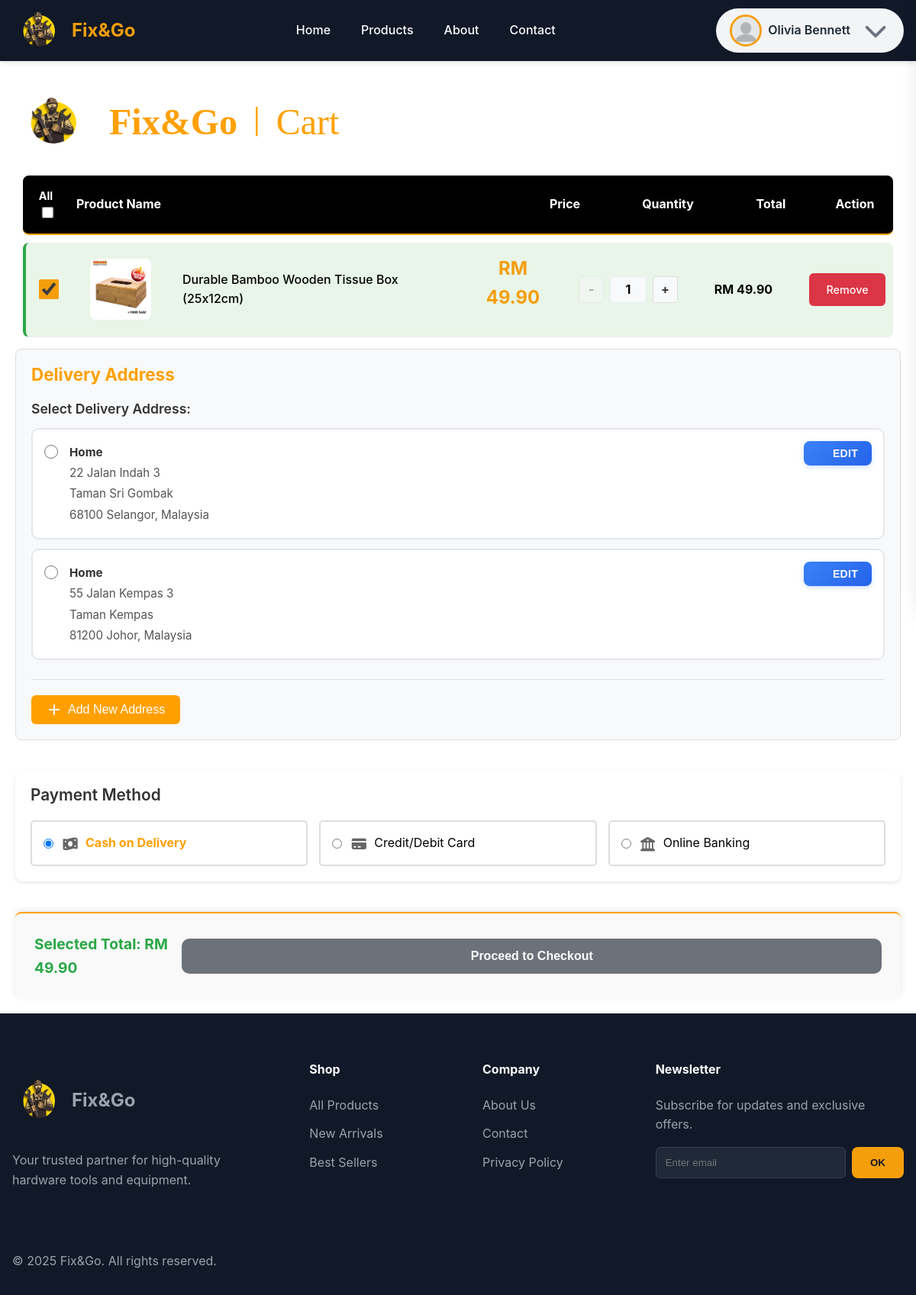
The app's page /pages/cart/cart.php (signed in) with its own data.
### tables this page shows
CREATE TABLE `cartitem` (
  `item_id` int(11) NOT NULL,
  `cart_id` int(11) NOT NULL,
  `qty` int(11) NOT NULL DEFAULT 1,
  `is_check` tinyint(1) NOT NULL DEFAULT 0,
  `is_take` tinyint(1) NOT NULL DEFAULT 0,
  `product_id` int(11) NOT NULL
);

CREATE TABLE `productvisualmedia` (
  `media_id` int(11) NOT NULL,
  `product_id` int(11) NOT NULL,
  `position` int(11) NOT NULL DEFAULT 0,
  `created_at` timestamp NOT NULL DEFAULT current_timestamp(),
  `file_path` varchar(100) NOT NULL,
  `alt` varchar(100) NOT NULL DEFAULT '',
  `is_show` tinyint(1) NOT NULL DEFAULT 1,
  `type` enum('Video','Image','Video URL','Image URL') NOT NULL
);

CREATE TABLE `product` (
  `product_id` int(11) NOT NULL,
  `product_name` varchar(500) NOT NULL,
  `stock_quantity` int(11) NOT NULL DEFAULT 0,
  `description` varchar(10000) DEFAULT NULL,
  `short_desc` varchar(500) DEFAULT NULL,
  `unit_price` decimal(10,2) NOT NULL,
  `product_point` int(11) DEFAULT 0,
  `sold_number` int(11) NOT NULL DEFAULT 0,
  `category_code` int(11) NOT NULL,
  `status` varchar(50) NOT NULL DEFAULT 'active',
  `created_at` datetime NOT NULL DEFAULT current_timestamp(),
  `isdeleted` tinyint(1) NOT NULL DEFAULT 0,
  `low_stock_threshold` int(11) DEFAULT 10
);

CREATE TABLE `address` (
  `address_id` int(11) NOT NULL,
  `address_name` varchar(20) NOT NULL DEFAULT 'Home',
  `user_id` varchar(12) NOT NULL,
  `address_one` varchar(255) NOT NULL,
  `address_two` varchar(255) DEFAULT NULL,
  `address_three` varchar(255) DEFAULT NULL,
  `state` varchar(50) NOT NULL,
  `post_code` varchar(5) NOT NULL,
  `country` varchar(40) NOT NULL DEFAULT 'Malaysia'
);

### _base.php (called while the page is built, shortened)
<?php
$rootDir = 'http://' . $_SERVER['HTTP_HOST'];
function homePageURL()
{
    global $rootDir;
    $homelink = $rootDir . "/index.php";
    if (temp('USER_ROLE') === 'Member') {
        $homelink = $rootDir . '/pages/member/memberHome.php';
    }
    return $homelink;
}
function temp($key, $value = null)
{
    if ($value !== null) {
        $_SESSION["temp_$key"] = $value;
    } else {
        $value = $_SESSION["temp_$key"] ?? null;
        return $value;
    }
}

### DAO/cart_dao.php (called while the page is built, shortened)
<?php
function getCartItems($cart_id)
{
    global $_db;
    $stmt = $_db->prepare("
        SELECT ci.*, p.product_name, p.unit_price, pvm.file_path
        FROM cartitem ci
        JOIN product p ON ci.product_id = p.product_id
        LEFT JOIN productvisualmedia pvm ON p.product_id = pvm.product_id AND pvm.is_show = 1
        WHERE ci.cart_id = ?
    ");
    $stmt->execute([$cart_id]);
    return $stmt->fetchAll();
}
function getCartByUserId($user_id)
{
    global $_db;
    $stmt = $_db->prepare("SELECT cart_id FROM cart WHERE user_id = ?");
    $stmt->execute([$user_id]);
    return $stmt->fetch();
}

### DAO/product_dao.php (called while the page is built, shortened)
<?php
function getProductByIdDao($id)
{
    global $_db;
    $stmt = $_db->prepare("SELECT
                            p.*,
                            c.category_name
                           FROM product p
                           JOIN category c ON p.category_code = c.category_code
                           WHERE p.isdeleted = 0 AND p.status = 'active' AND c.is_deleted = 0 AND p.product_id = ? ");
    $stmt->execute([$id]);
    return $stmt->fetch();
}

### DAO/profile_dao.php (called while the page is built, shortened)
<?php
function getAddressesByUserId($user_id)
{
    global $_db;
    $stmt = $_db->prepare("SELECT * FROM address WHERE user_id = ? ORDER BY address_id DESC");
    $stmt->execute([$user_id]);
    return $stmt->fetchAll();
}

### pages/cart/cart.php (the view, shortened to what this page needs)
<?php
require "../../_base.php";
include "../../_head.php";
require_once "../../DAO/cart_dao.php";
require "../../DAO/product_dao.php";
require "../../DAO/profile_dao.php";
$user_id = temp('USER_ID') ?? null;
$cart = getCartByUserId($user_id);
$cart_items = $cart ? getCartItems($cart->cart_id) : [];
$selected_total = 0;
$addresses = temp('USER_ID') ? getAddressesByUserId(temp('USER_ID')) : [];
foreach ($cart_items as $item) {
    $item->item_total = $item->unit_price * $item->qty;
    $is_check = isset($item->is_check) ? (int)$item->is_check : (int)($item->is_take ?? 0);
    if ($is_check) {
        $selected_total += $item->item_total;
    }
}
?>
<link rel="stylesheet" href="<?= $rootDir ?>/css/cart.css" />
<main class="cart-page">
    <div class="cartTitle flex align-center">
        <a href="<?= $homelink ?>" class="logo flex align-center">
            <img src="<?= $rootDir ?>/images/logo.png" alt="Logo" style="width:100px; height:120px; margin-right:10px;" />
            <span class="logo-text" style="padding:5px; font-size:2em; font-family:'Times New Roman', Times, serif; color:#FFA000;">Fix&Go</span>
        </a>
        <span style="padding:5px; font-size:2em; margin: 0 10px; color:#FFA000;">|</span>
        <span class="cart-label" style="padding:5px; font-size:3em; font-family:'Times New Roman', Times, serif; color:#FFA000;">Cart</span>
    </div>
    <div class="cart-items-container">
        <div class="cart-header flex align-center" style="background-color:black;">
            <span class="header-checkbox">
                All
                <input type="checkbox" id="select-all-checkbox" style="transform: scale(1.2); margin-right: 5px; width: 65px; " />
            </span>
            <span class="header-name">Product Name</span>
            <span class="header-price">Price</span>
            <span class="header-quantity">Quantity</span>
            <span class="header-total">Total</span>
            <span class="header-delete">Action</span>
        </div>
        <?php if (empty($cart_items)): ?>
            <div class="empty-cart">
                <i class="fa-solid fa-cart-shopping" style="font-size: 4em; color: #ccc; margin-bottom: 20px;"></i>
                <p style="font-size: 1.3em; margin-bottom: 20px; color: #6c757d;">Your cart is empty</p>
                <a href="../product-list.php" class="btn" style="background: #FFA000; color: white; padding: 12px 30px; text-decoration: none; border-radius: 6px; font-size: 1.1em; transition: all 0.3s ease;">
                    <i class="fa-solid fa-bag-shopping"></i> Continue Shopping
                </a>
            </div>
        <?php else: ?>
            <?php foreach ($cart_items as $item):
                $product_details = getProductByIdDao($item->product_id);
                $description = $product_details ? ($product_details->description ?? 'No description available.') : 'No description available.';
                $short_description = $product_details ? ($product_details->short_desc ?? '') : '';
            ?>
                <?php
                $is_check = isset($item->is_check) ? (int)$item->is_check : (int)($item->is_take ?? 0);
                ?>
                <div class="cart-item flex align-center <?= $is_check ? 'item-selected' : '' ?>"
                    data-item-id="<?= $item->item_id ?>"
                    data-price="<?= $item->unit_price ?>">
                    <div class="item-checkbox-container">
                        <input type="checkbox"
                            class="item-checkbox is-take-checkbox"
                            data-item-id="<?= $item->item_id ?>"
                            data-is-check="<?= $is_check ?>"
                            <?= $is_check ? 'checked' : '' ?> />
                    </div>
                    <img src="<?= $rootDir ?>/<?= htmlspecialchars($item->file_path) ?>"
                        alt="<?= htmlspecialchars($item->product_name) ?>"
                        class="product-image clickable-image"
                        data-product-id="<?= $item->product_id ?>"
                        data-product-name="<?= htmlspecialchars($item->product_name) ?>"
                        data-product-price="RM <?= number_format($item->unit_price, 2) ?>"
                        data-product-description="<?= htmlspecialchars($description) ?>"
                        data-product-short-desc="<?= htmlspecialchars($short_description) ?>"
                        title="Click to view details" />
                    <span class="product-name"><?= htmlspecialchars($item->product_name) ?></span>
                    <span class="product-price">RM <?= number_format($item->unit_price, 2) ?></span>
                    <div class="quantity-control">
                        <a href="javascript:void(0)" class="qty-btn minus <?= $item->qty <= 1 ? 'disabled' : '' ?>">-</a>
                        <span class="product-quantity-display"><?= $item->qty ?></span>
                        <a href="javascript:void(0)" class="qty-btn plus <?= $item->stock_quantity >= 999 ? 'disabled' : '' ?>">+</a>
                    </div>
                    <span class="product-total">RM <?= number_format($item->item_total, 2) ?></span>
                    <a href="javascript:void(0)"
                        class="delete-btn"
                        data-item-id="<?= $item->item_id ?>">
                        Remove
                    </a>
                </div>
            <?php endforeach; ?>
        <?php endif; ?>
    </div>
    <?php if (!empty($cart_items)): ?>
        <?php if ($user_id): ?>
            <div class="cart-address-section">
                <h3 class="section-title">Delivery Address</h3>
                <?php if (!empty($addresses)): ?>
                    <div class="address-list">
                        <h4>Select Delivery Address:</h4>
                        <div class="address-options">
                            <?php foreach ($addresses as $address): ?>
                                <div class="address-option" data-address-id="<?= $address->address_id ?>">
                                    <input type="radio"
                                        class="address-radio"
                                        id="address-<?= $address->address_id ?>"
                                        name="selected_address"
                                        value="<?= $address->address_id ?>"
                                        data-address-id="<?= $address->address_id ?>">
                                    <label for="address-<?= $address->address_id ?>" class="address-label">
                                        <div class="address-details">
                                            <p class="address-line"><strong><?= htmlspecialchars($address->address_name ?? $address->address_one) ?></strong></p>
                                            <p class="address-line"><?= htmlspecialchars($address->address_one) ?></p>
                                            <?php if ($address->address_two): ?>
                                                <p class="address-line"><?= htmlspecialchars($address->address_two) ?></p>
                                            <?php endif; ?>
                                            <p class="address-line"><?= htmlspecialchars($address->post_code) ?> <?= htmlspecialchars($address->state) ?>, <?= htmlspecialchars($address->country) ?></p>
                                        </div>
                                    </label>
                                    <div class="address-actions">
                                        <button type="button" class="btn-edit edit-address-btn"
                                            data-address-id="<?= $address->address_id ?>"
                                            data-address-name="<?= htmlspecialchars($address->address_name) ?>"
                                            data-address-one="<?= htmlspecialchars($address->address_one) ?>"
                                            data-address-two="<?= htmlspecialchars($address->address_two) ?>"
                                            data-address-three="<?= htmlspecialchars($address->address_three) ?>"
                                            data-state="<?= htmlspecialchars($address->state) ?>"
                                            data-post-code="<?= htmlspecialchars($address->post_code) ?>"
                                            data-country="<?= htmlspecialchars($address->country) ?>">
                                            Edit
                                        </button>
                                    </div>
                                </div>
                            <?php endforeach; ?>
                        </div>
                    </div>
                <?php endif; ?>
                <div class="add-new-address">
                    <button class="btn-toggle-form" id="toggleAddressForm">
                        <i class="fa-solid fa-plus"></i> Add New Address
                    </button>
                </div>
            </div>
        <?php endif; ?>
        <div class="payment-method-section">
            <h3>Payment Method</h3>
            <div class="payment-options">
                <label class="payment-option">
                    <input type="radio" name="payment_method" value="Cash" checked>
                    <i class="fa-solid fa-money-bill-wave"></i>
                    <span>Cash on Delivery</span>
                </label>
                <label class="payment-option">
                    <input type="radio" name="payment_method" value="Credit/Debit Card">
                    <i class="fa-solid fa-credit-card"></i>
                    <span>Credit/Debit Card</span>
                </label>
                <label class="payment-option">
                    <input type="radio" name="payment_method" value="Online Banking">
                    <i class="fa-solid fa-university"></i>
                    <span>Online Banking</span>
                </label>
            </div>
        </div>
        <div class="cart-footer">
            <div class="total-section">
                <span class="selected-total-label">Selected Total: RM <span id="selected-total"><?= number_format($selected_total, 2) ?></span></span>
            </div>
            <button id="btnCheckout" type="button" onclick="proceedToCheckout()">Proceed to Checkout</button>
        </div>
    <?php endif; ?>
</main>
<?php include "../../_foot.php"; ?>

### css/style.css (style rules this page uses)
:root { --primary-color: #f59e0b; --primary-hover: #d97706; --primary-dark: #000a2e; --bg-dark: #111827; --bg-card: #f3f4f6; --text-light: #f9fafb; --text-color: #1f2937; --text-muted: #6b7280; --border-color: #ddd; --error-color: #e74c3c; --success-color: #2ecc71; --spacing-unit: 1rem; --container-width: 1500px; --header-height: 80px; }
* { box-sizing: border-box; margin: 0; padding: 0; }
body { font-family: "Inter", -apple-system, BlinkMacSystemFont, "Segoe UI", Roboto, Oxygen, Ubuntu, Cantarell, "Open Sans", "Helvetica Neue", sans-serif; line-height: 1.6; color: var(--text-dark); background-color: #ffffff; }
.flex { display: flex; align-items: center; }
h1, h2, h3, h4 { line-height: 1.2; margin-bottom: 1rem; }
h3 { font-size: 1.5rem; font-weight: 600; }
p { margin-bottom: 1rem; }
.logo { font-size: 1.5rem; font-weight: 700; color: var(--primary-color); text-decoration: none; display: flex; align-items: center; gap: 0.5rem; }
.product-image { height: 250px; background-color: #f3f4f6; display: flex; align-items: center; justify-content: center; position: relative; }
.product-price { font-size: 1.5rem; font-weight: 700; color: var(--primary-color); margin-bottom: 1rem; }
.cart-header { padding: 1.5rem; background: var(--bg-dark); color: white; display: flex; justify-content: space-between; align-items: center; }
.cart-item { display: flex; gap: 1rem; padding: 1rem 0; border-bottom: 1px solid #eee; align-items: center; }
.cart-item img { width: 60px; height: 60px; object-fit: cover; border-radius: 8px; }
.cart-footer { padding: 1.5rem; border-top: 1px solid #e6e6e8; background: white; color: #111827; box-shadow: 0 -6px 18px rgba(0, 0, 0, 0.06); position: sticky; bottom: 0; }
.item-checkbox-container { display: flex; align-items: center; justify-content: center; margin-right: 0.5rem; }
.item-checkbox-container input[type="checkbox"] { width: 20px; height: 20px; cursor: pointer; accent-color: #f59e0b; }

### records on screen
cartitem: is_check "☑", productvisualmedia.file_path (picture), product.product_name "Durable Bamboo Wooden Tissue Box (25x12cm)", product.unit_price "49.90", qty "1"
address: address_name "Home", address_one "22 Jalan Indah 3", address_two "Taman Sri Gombak", post_code "68100", state "Selangor", country "Malaysia"
address: address_name "Home", address_one "55 Jalan Kempas 3", address_two "Taman Kempas", post_code "81200", state "Johor", country "Malaysia"

### other values on screen
temp('USER_NAME') "Olivia Bennett"
$selected_total "49.90"
